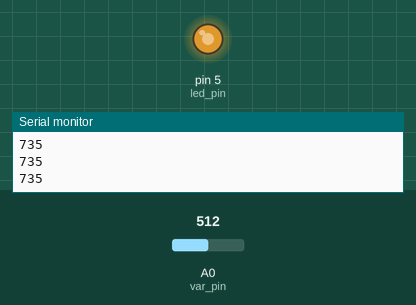
Simulated run of this sketch. Board: Arduino Uno, built with avr-gcc and run on an emulated ATmega328P. On the bench: output pins drawn as LEDs (lit = HIGH), the last lines printed to the serial monitor. Inputs (shaded band) come from the test bench; at power-on: A0 (var_pin) = 512.

Above: at 1.2 s.
1.3 s: A0 (var_pin) set to 716
At 1.8 s:
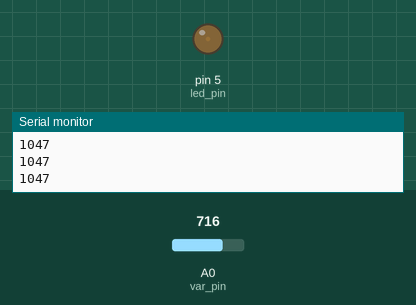
2.8 s: A0 (var_pin) set to 900
At 3.1 s:
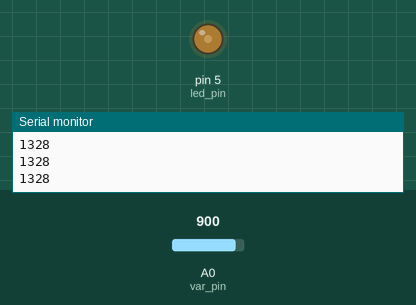
4.3 s: A0 (var_pin) set to 0
At 5.3 s:
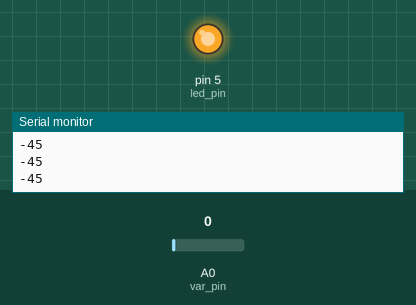
5.8 s: A0 (var_pin) set to 25
At 6.6 s:
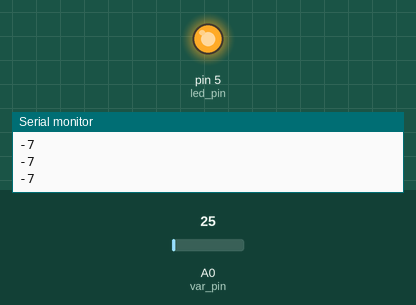
7.3 s: A0 (var_pin) set to 30
At 8.5 s:
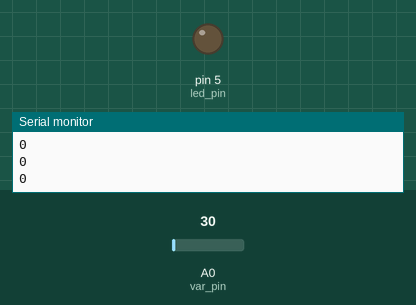
8.8 s: A0 (var_pin) set to 511
At 9.9 s:
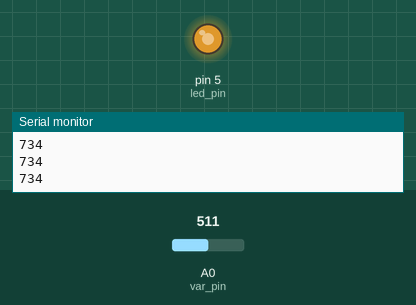
Timing chart, 0 to 11.3 s (numbered marks = the images above; inputs shaded):
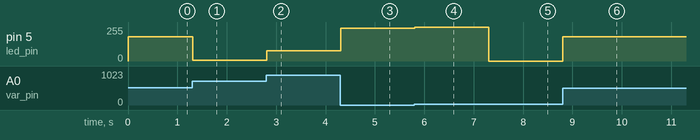

The sketch:

3.ino
```cpp
int var_pin = 0;
int var = 0;
int led_pin = 5;

void setup() {
   Serial.begin(9600);
}

void loop() {
  var = analogRead(var_pin);
  var = map(var, 30, 700, 0, 1023);
  Serial.println(var);
  analogWrite(led_pin,var/4);
}
```

Measured:
- the behaviour switches between 27 and 28 on A0 (var_pin) (found by bisection; images 4 and 5)
- after the input at 1.3 s, pin 5 (led_pin): 183/255 → 5/255 at once
- after the input at 2.8 s, pin 5 (led_pin): 5/255 → 76/255 at once
- after the input at 4.3 s, pin 5 (led_pin): 76/255 → 245/255 at once
- after the input at 5.8 s, pin 5 (led_pin): 245/255 → 255/255 at once
- after the input at 7.3 s, pin 5 (led_pin): 255/255 → 0/255 at once
- after the input at 8.8 s, pin 5 (led_pin): 0/255 → 183/255 at once
